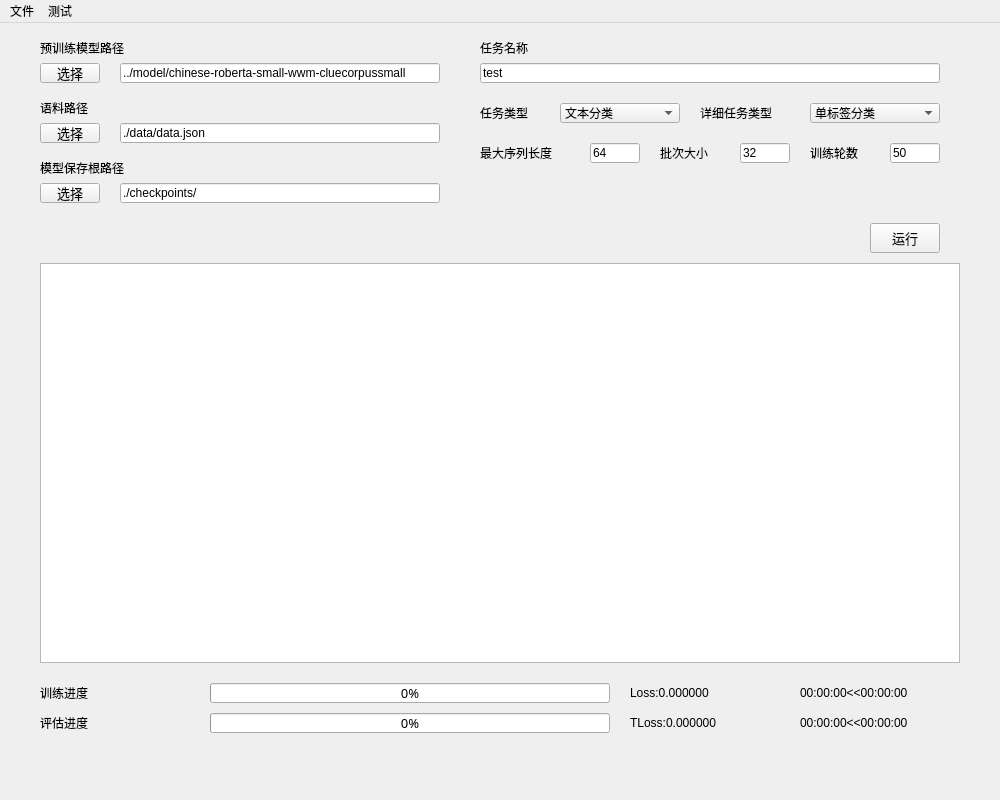
<?xml version="1.0" encoding="UTF-8"?>
<ui version="4.0">
 <class>MainWindow</class>
 <widget class="QMainWindow" name="MainWindow">
  <property name="geometry">
   <rect>
    <x>0</x>
    <y>0</y>
    <width>1000</width>
    <height>800</height>
   </rect>
  </property>
  <property name="windowTitle">
   <string>NLP模型训练系统</string>
  </property>
  <property name="windowIcon">
   <iconset>
    <normaloff>OGAS.jpg</normaloff>OGAS.jpg</iconset>
  </property>
  <widget class="QWidget" name="centralwidget">
   <widget class="QPushButton" name="pushButton_PretrainedModel">
    <property name="geometry">
     <rect>
      <x>40</x>
      <y>40</y>
      <width>60</width>
      <height>20</height>
     </rect>
    </property>
    <property name="font">
     <font>
      <family>宋体</family>
      <pointsize>10</pointsize>
     </font>
    </property>
    <property name="styleSheet">
     <string notr="true"/>
    </property>
    <property name="text">
     <string>选择</string>
    </property>
   </widget>
   <widget class="QLabel" name="label_PretrainedModel">
    <property name="geometry">
     <rect>
      <x>40</x>
      <y>10</y>
      <width>320</width>
      <height>30</height>
     </rect>
    </property>
    <property name="styleSheet">
     <string notr="true">font: 12pt &quot;宋体&quot;;</string>
    </property>
    <property name="text">
     <string>预训练模型路径</string>
    </property>
   </widget>
   <widget class="QLineEdit" name="lineEdit_PretrainedModel">
    <property name="geometry">
     <rect>
      <x>120</x>
      <y>40</y>
      <width>320</width>
      <height>20</height>
     </rect>
    </property>
    <property name="text">
     <string>../model/chinese-roberta-small-wwm-cluecorpussmall</string>
    </property>
    <property name="readOnly">
     <bool>false</bool>
    </property>
   </widget>
   <widget class="QLineEdit" name="lineEdit_Data">
    <property name="geometry">
     <rect>
      <x>120</x>
      <y>100</y>
      <width>320</width>
      <height>20</height>
     </rect>
    </property>
    <property name="text">
     <string>./data/data.json</string>
    </property>
    <property name="readOnly">
     <bool>false</bool>
    </property>
   </widget>
   <widget class="QPushButton" name="pushButton_Data">
    <property name="geometry">
     <rect>
      <x>40</x>
      <y>100</y>
      <width>60</width>
      <height>20</height>
     </rect>
    </property>
    <property name="font">
     <font>
      <family>宋体</family>
      <pointsize>10</pointsize>
     </font>
    </property>
    <property name="styleSheet">
     <string notr="true"/>
    </property>
    <property name="text">
     <string>选择</string>
    </property>
   </widget>
   <widget class="QLabel" name="label_Data">
    <property name="geometry">
     <rect>
      <x>40</x>
      <y>70</y>
      <width>320</width>
      <height>30</height>
     </rect>
    </property>
    <property name="styleSheet">
     <string notr="true">font: 12pt &quot;宋体&quot;;</string>
    </property>
    <property name="text">
     <string>语料路径</string>
    </property>
   </widget>
   <widget class="QLabel" name="label_BestModel">
    <property name="geometry">
     <rect>
      <x>40</x>
      <y>130</y>
      <width>320</width>
      <height>30</height>
     </rect>
    </property>
    <property name="styleSheet">
     <string notr="true">font: 12pt &quot;宋体&quot;;</string>
    </property>
    <property name="text">
     <string>模型保存根路径</string>
    </property>
   </widget>
   <widget class="QLineEdit" name="lineEdit_BestModel">
    <property name="geometry">
     <rect>
      <x>120</x>
      <y>160</y>
      <width>320</width>
      <height>20</height>
     </rect>
    </property>
    <property name="text">
     <string>./checkpoints/</string>
    </property>
    <property name="readOnly">
     <bool>false</bool>
    </property>
   </widget>
   <widget class="QPushButton" name="pushButton_BestModel">
    <property name="geometry">
     <rect>
      <x>40</x>
      <y>160</y>
      <width>60</width>
      <height>20</height>
     </rect>
    </property>
    <property name="font">
     <font>
      <family>宋体</family>
      <pointsize>10</pointsize>
     </font>
    </property>
    <property name="styleSheet">
     <string notr="true"/>
    </property>
    <property name="text">
     <string>选择</string>
    </property>
   </widget>
   <widget class="QLabel" name="label_TaskName">
    <property name="geometry">
     <rect>
      <x>480</x>
      <y>10</y>
      <width>100</width>
      <height>30</height>
     </rect>
    </property>
    <property name="styleSheet">
     <string notr="true">font: 12pt &quot;宋体&quot;;</string>
    </property>
    <property name="text">
     <string>任务名称</string>
    </property>
   </widget>
   <widget class="QTextBrowser" name="textBrowser">
    <property name="geometry">
     <rect>
      <x>40</x>
      <y>240</y>
      <width>920</width>
      <height>400</height>
     </rect>
    </property>
    <property name="font">
     <font>
      <family>宋体</family>
      <pointsize>12</pointsize>
     </font>
    </property>
   </widget>
   <widget class="QPushButton" name="pushButton_RunParse">
    <property name="geometry">
     <rect>
      <x>870</x>
      <y>200</y>
      <width>70</width>
      <height>30</height>
     </rect>
    </property>
    <property name="font">
     <font>
      <family>宋体</family>
      <pointsize>10</pointsize>
     </font>
    </property>
    <property name="styleSheet">
     <string notr="true"/>
    </property>
    <property name="text">
     <string>运行</string>
    </property>
   </widget>
   <widget class="QProgressBar" name="progressBar_Train">
    <property name="geometry">
     <rect>
      <x>210</x>
      <y>660</y>
      <width>400</width>
      <height>20</height>
     </rect>
    </property>
    <property name="font">
     <font>
      <family>宋体</family>
      <pointsize>10</pointsize>
     </font>
    </property>
    <property name="layoutDirection">
     <enum>Qt::LeftToRight</enum>
    </property>
    <property name="value">
     <number>0</number>
    </property>
    <property name="alignment">
     <set>Qt::AlignCenter</set>
    </property>
    <property name="format">
     <string>%p%</string>
    </property>
   </widget>
   <widget class="QLabel" name="label_Train">
    <property name="geometry">
     <rect>
      <x>40</x>
      <y>660</y>
      <width>160</width>
      <height>20</height>
     </rect>
    </property>
    <property name="styleSheet">
     <string notr="true">font: 12pt &quot;宋体&quot;;</string>
    </property>
    <property name="text">
     <string>训练进度</string>
    </property>
   </widget>
   <widget class="QProgressBar" name="progressBar_Dev">
    <property name="geometry">
     <rect>
      <x>210</x>
      <y>690</y>
      <width>400</width>
      <height>20</height>
     </rect>
    </property>
    <property name="font">
     <font>
      <family>宋体</family>
      <pointsize>10</pointsize>
     </font>
    </property>
    <property name="layoutDirection">
     <enum>Qt::LeftToRight</enum>
    </property>
    <property name="value">
     <number>0</number>
    </property>
    <property name="alignment">
     <set>Qt::AlignCenter</set>
    </property>
    <property name="format">
     <string>%p%</string>
    </property>
   </widget>
   <widget class="QLabel" name="label_Dev">
    <property name="geometry">
     <rect>
      <x>40</x>
      <y>690</y>
      <width>160</width>
      <height>20</height>
     </rect>
    </property>
    <property name="styleSheet">
     <string notr="true">font: 12pt &quot;宋体&quot;;</string>
    </property>
    <property name="text">
     <string>评估进度</string>
    </property>
   </widget>
   <widget class="QLabel" name="label_TrainTimer">
    <property name="geometry">
     <rect>
      <x>800</x>
      <y>660</y>
      <width>161</width>
      <height>20</height>
     </rect>
    </property>
    <property name="styleSheet">
     <string notr="true">font: 12pt &quot;宋体&quot;;</string>
    </property>
    <property name="text">
     <string>00:00:00&lt;&lt;00:00:00</string>
    </property>
   </widget>
   <widget class="QLabel" name="label_DevTimer">
    <property name="geometry">
     <rect>
      <x>800</x>
      <y>690</y>
      <width>161</width>
      <height>20</height>
     </rect>
    </property>
    <property name="styleSheet">
     <string notr="true">font: 12pt &quot;宋体&quot;;</string>
    </property>
    <property name="text">
     <string>00:00:00&lt;&lt;00:00:00</string>
    </property>
   </widget>
   <widget class="QLineEdit" name="lineEdit_TaskName">
    <property name="geometry">
     <rect>
      <x>480</x>
      <y>40</y>
      <width>460</width>
      <height>20</height>
     </rect>
    </property>
    <property name="text">
     <string>test</string>
    </property>
    <property name="readOnly">
     <bool>false</bool>
    </property>
   </widget>
   <widget class="QComboBox" name="comboBox_TaskType">
    <property name="geometry">
     <rect>
      <x>560</x>
      <y>80</y>
      <width>120</width>
      <height>20</height>
     </rect>
    </property>
    <property name="font">
     <font>
      <family>宋体</family>
     </font>
    </property>
    <item>
     <property name="text">
      <string>文本分类</string>
     </property>
    </item>
    <item>
     <property name="text">
      <string>实体识别</string>
     </property>
    </item>
   </widget>
   <widget class="QLabel" name="label_TaskType">
    <property name="geometry">
     <rect>
      <x>480</x>
      <y>80</y>
      <width>70</width>
      <height>20</height>
     </rect>
    </property>
    <property name="styleSheet">
     <string notr="true">font: 12pt &quot;宋体&quot;;</string>
    </property>
    <property name="text">
     <string>任务类型</string>
    </property>
   </widget>
   <widget class="QComboBox" name="comboBox_TaskTypeDetail">
    <property name="geometry">
     <rect>
      <x>810</x>
      <y>80</y>
      <width>130</width>
      <height>20</height>
     </rect>
    </property>
    <property name="font">
     <font>
      <family>宋体</family>
     </font>
    </property>
    <item>
     <property name="text">
      <string>单标签分类</string>
     </property>
    </item>
    <item>
     <property name="text">
      <string>多标签分类</string>
     </property>
    </item>
   </widget>
   <widget class="QLabel" name="label_TaskTypeDetail">
    <property name="geometry">
     <rect>
      <x>700</x>
      <y>80</y>
      <width>100</width>
      <height>20</height>
     </rect>
    </property>
    <property name="styleSheet">
     <string notr="true">font: 12pt &quot;宋体&quot;;</string>
    </property>
    <property name="text">
     <string>详细任务类型</string>
    </property>
   </widget>
   <widget class="QLabel" name="label_MaxSeqLen">
    <property name="geometry">
     <rect>
      <x>480</x>
      <y>120</y>
      <width>100</width>
      <height>20</height>
     </rect>
    </property>
    <property name="styleSheet">
     <string notr="true">font: 12pt &quot;宋体&quot;;</string>
    </property>
    <property name="text">
     <string>最大序列长度</string>
    </property>
   </widget>
   <widget class="QLineEdit" name="lineEdit_MaxSeqLen">
    <property name="geometry">
     <rect>
      <x>590</x>
      <y>120</y>
      <width>50</width>
      <height>20</height>
     </rect>
    </property>
    <property name="text">
     <string>64</string>
    </property>
    <property name="readOnly">
     <bool>false</bool>
    </property>
   </widget>
   <widget class="QLineEdit" name="lineEdit_BatchSize">
    <property name="geometry">
     <rect>
      <x>740</x>
      <y>120</y>
      <width>50</width>
      <height>20</height>
     </rect>
    </property>
    <property name="text">
     <string>32</string>
    </property>
    <property name="readOnly">
     <bool>false</bool>
    </property>
   </widget>
   <widget class="QLabel" name="label_BatchSize">
    <property name="geometry">
     <rect>
      <x>660</x>
      <y>120</y>
      <width>70</width>
      <height>20</height>
     </rect>
    </property>
    <property name="styleSheet">
     <string notr="true">font: 12pt &quot;宋体&quot;;</string>
    </property>
    <property name="text">
     <string>批次大小</string>
    </property>
   </widget>
   <widget class="QLabel" name="label_Epochs">
    <property name="geometry">
     <rect>
      <x>810</x>
      <y>120</y>
      <width>70</width>
      <height>20</height>
     </rect>
    </property>
    <property name="styleSheet">
     <string notr="true">font: 12pt &quot;宋体&quot;;</string>
    </property>
    <property name="text">
     <string>训练轮数</string>
    </property>
   </widget>
   <widget class="QLineEdit" name="lineEdit_Epochs">
    <property name="geometry">
     <rect>
      <x>890</x>
      <y>120</y>
      <width>50</width>
      <height>20</height>
     </rect>
    </property>
    <property name="text">
     <string>50</string>
    </property>
    <property name="readOnly">
     <bool>false</bool>
    </property>
   </widget>
   <widget class="QLabel" name="label_TrainLoss">
    <property name="geometry">
     <rect>
      <x>630</x>
      <y>660</y>
      <width>160</width>
      <height>20</height>
     </rect>
    </property>
    <property name="styleSheet">
     <string notr="true">font: 12pt &quot;宋体&quot;;</string>
    </property>
    <property name="text">
     <string>Loss:0.000000</string>
    </property>
   </widget>
   <widget class="QLabel" name="label_DevLoss">
    <property name="geometry">
     <rect>
      <x>630</x>
      <y>690</y>
      <width>160</width>
      <height>20</height>
     </rect>
    </property>
    <property name="styleSheet">
     <string notr="true">font: 12pt &quot;宋体&quot;;</string>
    </property>
    <property name="text">
     <string>TLoss:0.000000</string>
    </property>
   </widget>
  </widget>
  <widget class="QMenuBar" name="menubar">
   <property name="geometry">
    <rect>
     <x>0</x>
     <y>0</y>
     <width>1000</width>
     <height>23</height>
    </rect>
   </property>
   <widget class="QMenu" name="menu_files">
    <property name="title">
     <string>文件</string>
    </property>
    <addaction name="action_LoadConfig"/>
    <addaction name="action_SaveConfig"/>
   </widget>
   <widget class="QMenu" name="menu_Deployment">
    <property name="title">
     <string>测试</string>
    </property>
    <addaction name="action_Deploy"/>
   </widget>
   <addaction name="menu_files"/>
   <addaction name="menu_Deployment"/>
  </widget>
  <action name="action_LoadConfig">
   <property name="text">
    <string>加载配置</string>
   </property>
  </action>
  <action name="action_SaveConfig">
   <property name="text">
    <string>保存配置</string>
   </property>
  </action>
  <action name="action_Deploy">
   <property name="text">
    <string>模型测试</string>
   </property>
  </action>
 </widget>
 <resources/>
 <connections>
  <connection>
   <sender>pushButton_PretrainedModel</sender>
   <signal>clicked()</signal>
   <receiver>MainWindow</receiver>
   <slot>browse_PretrainedModel()</slot>
   <hints>
    <hint type="sourcelabel">
     <x>79</x>
     <y>81</y>
    </hint>
    <hint type="destinationlabel">
     <x>399</x>
     <y>299</y>
    </hint>
   </hints>
  </connection>
  <connection>
   <sender>pushButton_BestModel</sender>
   <signal>clicked()</signal>
   <receiver>MainWindow</receiver>
   <slot>browse_BestModel()</slot>
   <hints>
    <hint type="sourcelabel">
     <x>69</x>
     <y>192</y>
    </hint>
    <hint type="destinationlabel">
     <x>499</x>
     <y>399</y>
    </hint>
   </hints>
  </connection>
  <connection>
   <sender>pushButton_Data</sender>
   <signal>clicked()</signal>
   <receiver>MainWindow</receiver>
   <slot>browse_Data()</slot>
   <hints>
    <hint type="sourcelabel">
     <x>69</x>
     <y>132</y>
    </hint>
    <hint type="destinationlabel">
     <x>499</x>
     <y>399</y>
    </hint>
   </hints>
  </connection>
  <connection>
   <sender>action_LoadConfig</sender>
   <signal>triggered()</signal>
   <receiver>MainWindow</receiver>
   <slot>loadconfig()</slot>
   <hints>
    <hint type="sourcelabel">
     <x>-1</x>
     <y>-1</y>
    </hint>
    <hint type="destinationlabel">
     <x>499</x>
     <y>399</y>
    </hint>
   </hints>
  </connection>
  <connection>
   <sender>action_SaveConfig</sender>
   <signal>triggered()</signal>
   <receiver>MainWindow</receiver>
   <slot>saveconfig()</slot>
   <hints>
    <hint type="sourcelabel">
     <x>-1</x>
     <y>-1</y>
    </hint>
    <hint type="destinationlabel">
     <x>499</x>
     <y>399</y>
    </hint>
   </hints>
  </connection>
  <connection>
   <sender>action_Deploy</sender>
   <signal>triggered()</signal>
   <receiver>MainWindow</receiver>
   <slot>openwindow()</slot>
   <hints>
    <hint type="sourcelabel">
     <x>-1</x>
     <y>-1</y>
    </hint>
    <hint type="destinationlabel">
     <x>499</x>
     <y>399</y>
    </hint>
   </hints>
  </connection>
 </connections>
 <slots>
  <slot>browse_PretrainedModel()</slot>
  <slot>browse_Data()</slot>
  <slot>browse_BestModel()</slot>
  <slot>runparse()</slot>
  <slot>saveconfig()</slot>
  <slot>loadconfig()</slot>
  <slot>openwindow()</slot>
 </slots>
</ui>
